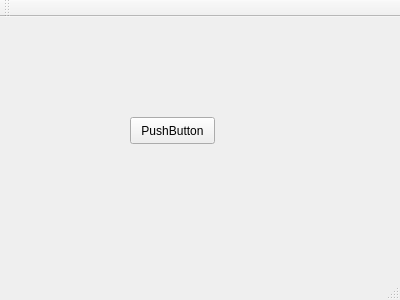
<?xml version="1.0" encoding="UTF-8"?>
<ui version="4.0">
 <class>MainWindow</class>
 <widget class="QMainWindow" name="MainWindow">
  <property name="geometry">
   <rect>
    <x>0</x>
    <y>0</y>
    <width>400</width>
    <height>300</height>
   </rect>
  </property>
  <property name="windowTitle">
   <string>MainWindow</string>
  </property>
  <widget class="QWidget" name="centralWidget">
   <widget class="QPushButton" name="pushButton">
    <property name="geometry">
     <rect>
      <x>130</x>
      <y>100</y>
      <width>85</width>
      <height>27</height>
     </rect>
    </property>
    <property name="text">
     <string>PushButton</string>
    </property>
   </widget>
  </widget>
  <widget class="QMenuBar" name="menuBar">
   <property name="geometry">
    <rect>
     <x>0</x>
     <y>0</y>
     <width>400</width>
     <height>27</height>
    </rect>
   </property>
  </widget>
  <widget class="QToolBar" name="mainToolBar">
   <attribute name="toolBarArea">
    <enum>TopToolBarArea</enum>
   </attribute>
   <attribute name="toolBarBreak">
    <bool>false</bool>
   </attribute>
  </widget>
  <widget class="QStatusBar" name="statusBar"/>
 </widget>
 <layoutdefault spacing="6" margin="11"/>
 <resources/>
 <connections/>
</ui>
